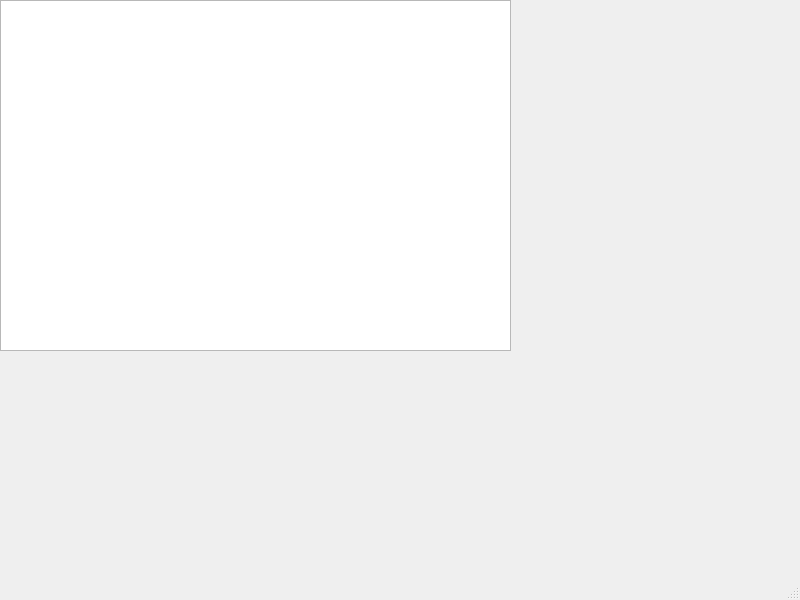
<?xml version="1.0" encoding="UTF-8"?>
<ui version="4.0">
 <class>MainWindow</class>
 <widget class="QMainWindow" name="MainWindow">
  <property name="geometry">
   <rect>
    <x>0</x>
    <y>0</y>
    <width>800</width>
    <height>600</height>
   </rect>
  </property>
  <property name="windowTitle">
   <string>MainWindow</string>
  </property>
  <widget class="QWidget" name="centralwidget">
   <widget class="QTableView" name="tableView">
    <property name="geometry">
     <rect>
      <x>0</x>
      <y>0</y>
      <width>511</width>
      <height>351</height>
     </rect>
    </property>
   </widget>
  </widget>
  <widget class="QMenuBar" name="menubar">
   <property name="geometry">
    <rect>
     <x>0</x>
     <y>0</y>
     <width>800</width>
     <height>21</height>
    </rect>
   </property>
  </widget>
  <widget class="QStatusBar" name="statusbar"/>
 </widget>
 <resources/>
 <connections/>
</ui>
